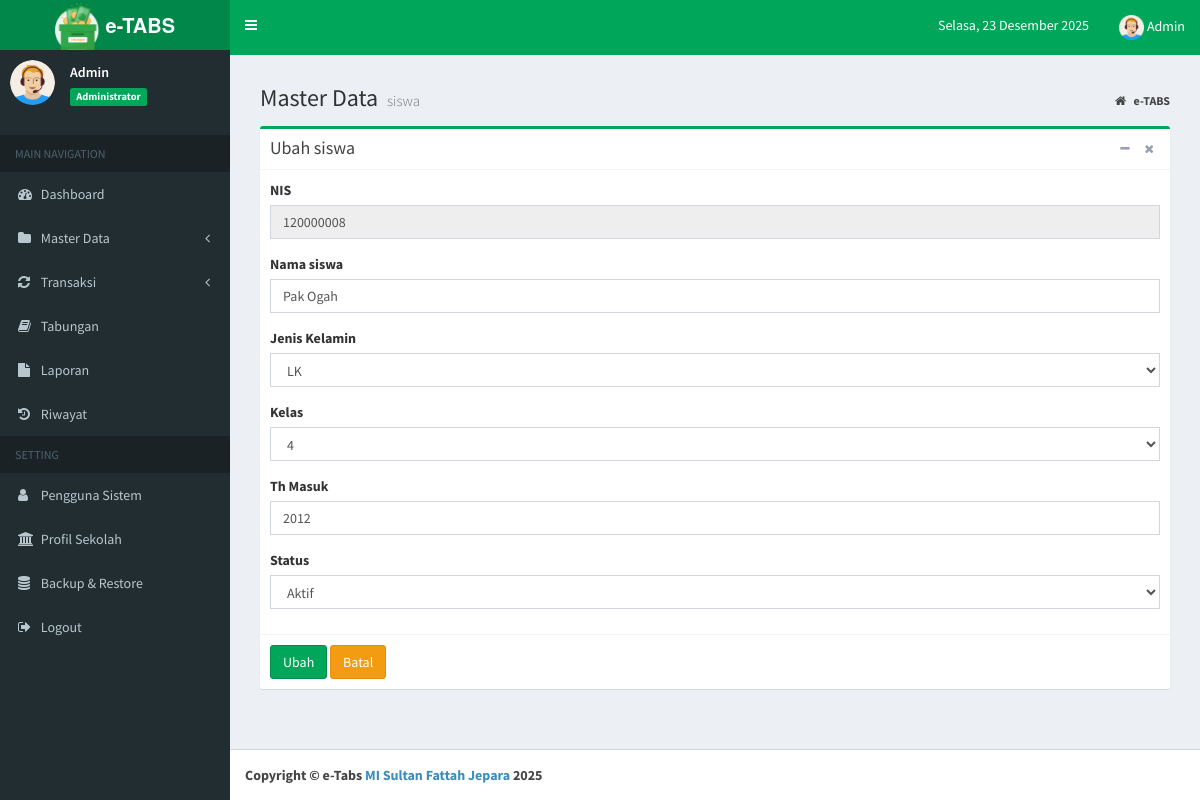
The app's page /index.php?page=MyApp/edit_siswa&kode=120000008 (signed in) with its own data.
### tables this page shows
CREATE TABLE `tb_siswa` (
  `nis` char(12) NOT NULL,
  `nama_siswa` varchar(40) NOT NULL,
  `jekel` enum('LK','PR') NOT NULL,
  `id_kelas` int NOT NULL,
  `status` enum('Aktif','Lulus','Pindah') NOT NULL,
  `th_masuk` year NOT NULL,
  PRIMARY KEY (`nis`),
  KEY `id_kelas` (`id_kelas`),
  CONSTRAINT `tb_siswa_ibfk_1` FOREIGN KEY (`id_kelas`) REFERENCES `tb_kelas` (`id_kelas`) ON DELETE CASCADE ON UPDATE CASCADE
);

CREATE TABLE `tb_kelas` (
  `id_kelas` int NOT NULL AUTO_INCREMENT,
  `kelas` varchar(20) NOT NULL,
  PRIMARY KEY (`id_kelas`)
);

### admin/siswa/edit_siswa.php (the view, shortened to what this page needs)
<?php
    if(isset($_GET['kode'])){
        $sql_cek = "SELECT * FROM tb_siswa WHERE nis='".$_GET['kode']."'";
        $query_cek = mysqli_query($koneksi, $sql_cek);
        $data_cek = mysqli_fetch_array($query_cek,MYSQLI_BOTH);
    }
?>
<section class="content-header">
    <h1>
        Master Data
        <small>siswa</small>
    </h1>
    <ol class="breadcrumb">
        <li>
            <a href="index.php">
                <i class="fa fa-home"></i>
                <b>e-TABS</b>
            </a>
        </li>
    </ol>
</section>
<section class="content">
    <div class="row">
        <div class="col-md-12">
            <div class="box box-success">
                <div class="box-header with-border">
                    <h3 class="box-title">Ubah siswa</h3>
                    <div class="box-tools pull-right">
                        <button type="button" class="btn btn-box-tool" data-widget="collapse">
                            <i class="fa fa-minus"></i>
                        </button>
                        <button type="button" class="btn btn-box-tool" data-widget="remove">
                            <i class="fa fa-remove"></i>
                        </button>
                    </div>
                </div>
                <form action="" method="post" enctype="multipart/form-data">
                    <div class="box-body">
                        <div class="form-group">
                            <label>NIS</label>
                            <input type='text' class="form-control" name="nis" value="<?php echo $data_cek['nis']; ?>"
                                readonly>
                        </div>
                        <div class="form-group">
                            <label>Nama siswa</label>
                            <input class="form-control" name="nama_siswa"
                                value="<?php echo $data_cek['nama_siswa']; ?>" />
                        </div>
                        <div class="form-group">
                            <label>Jenis Kelamin</label>
                            <select name="jekel" id="jekel" class="form-control" required>
                                <?php
                                if ($data_cek['jekel'] == "LK") echo "<option value='LK' selected>LK</option>";
                                else echo "<option value='LK'>LK</option>";
                            ?>
                            </select>
                        </div>
                        <div class="form-group">
                            <label>Kelas</label>
                            <select name="id_kelas" id="id_kelas" class="form-control" required>
                                <?php
                                    $query = "select * from tb_kelas";
                                    $hasil = mysqli_query($koneksi, $query);
                                    while ($row = mysqli_fetch_array($hasil)) {
                                    ?>
                                <option value="<?php echo $row['id_kelas'] ?>" <?=$data_cek[
								 'id_kelas']==$row[ 'id_kelas'] ? "selected" : null ?>>
                                    <?php echo $row['kelas'] ?>
                                </option>
                                <?php
                            }
                            ?>
                            </select>
                        </div>
                        <div class="form-group">
                            <label>Th Masuk</label>
                            <input class="form-control" name="th_masuk" value="<?php echo $data_cek['th_masuk']; ?>">
                        </div>
                        <div class="form-group">
                            <label>Status</label>
                            <select name="status" id="status" class="form-control" required>
                                <?php
                                if ($data_cek['status'] == "Aktif") echo "<option value='Aktif' selected>Aktif</option>";
                                else echo "<option value='Aktif'>Aktif</option>";
                            ?>
                            </select>
                        </div>
                    </div>
                    <div class="box-footer">
                        <input type="submit" name="Ubah" value="Ubah" class="btn btn-success">
                        <a href="?page=MyApp/data_siswa" class="btn btn-warning">Batal</a>
                    </div>
                </form>
            </div>
</section>

### records on screen
tb_siswa: nis "120000008", nama_siswa "Pak Ogah", jekel "LK", id_kelas "4", th_masuk "2012", status "Aktif"

### other values on screen
$data_nama "Admin"
$data_level "Administrator"
